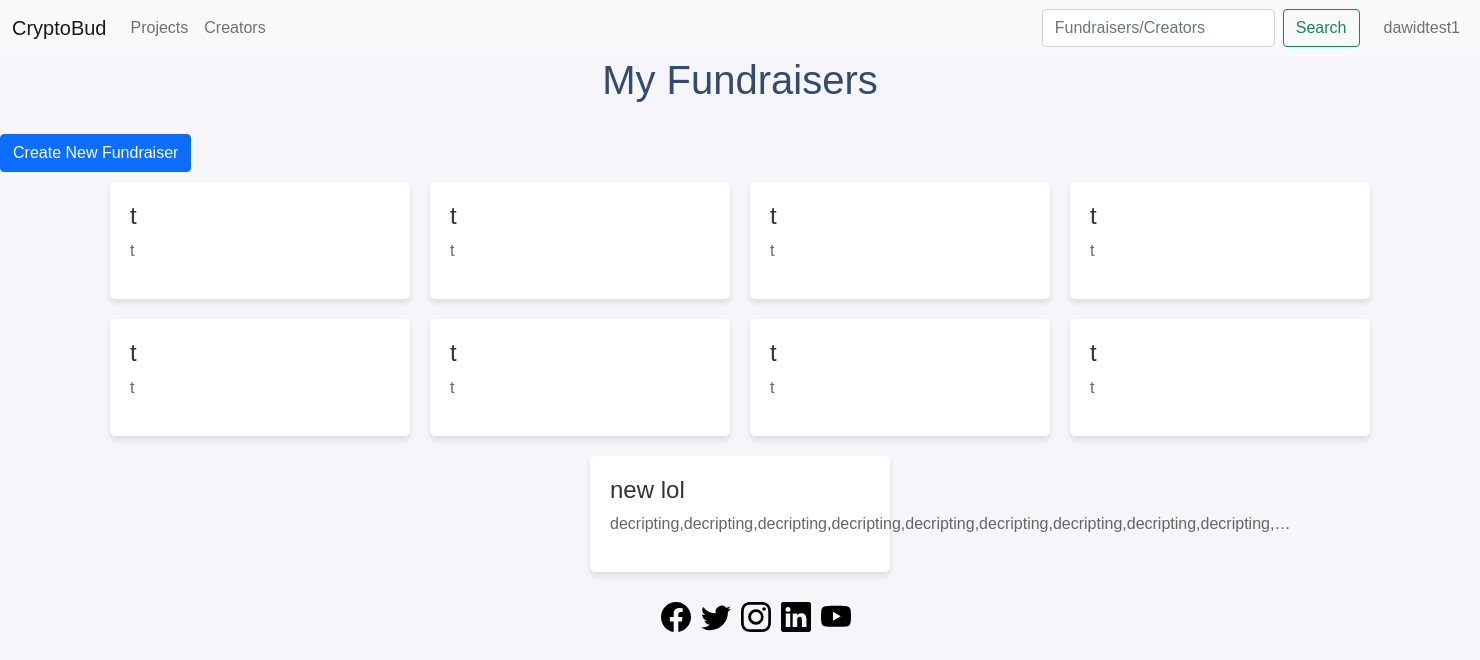
/Crowdfunding/my_fundraisers/ (signed in), run on the app's committed database.
### Crowdfunding/models.py (models this page shows, shortened)
class Fundraiser(models.Model):
    title = models.CharField(max_length=100)
    description = models.TextField()
    goal = models.DecimalField(max_digits=10, decimal_places=2)
    crypto_address = models.CharField(max_length=42)
    start_date = models.DateField(auto_now_add=True)
    end_date = models.DateField()
    creator = models.ForeignKey(User, on_delete=models.CASCADE)
    image = models.ImageField(upload_to='fundraiser_images/')

### Crowdfunding/views.py (the view)
# urls.py: path('my_fundraisers/', my_fundraisers, name='my_fundraisers'),
@login_required
def my_fundraisers(request):
    fundraisers = Fundraiser.objects.filter(creator=request.user)
    return render(request, 'my_fundraisers.html', {'fundraisers': fundraisers})

### Crowdfunding/templates/my_fundraisers.html
{% extends "base.html" %}
{% load static %}
{% block content %}
<link rel="stylesheet" href="{% static 'css/styles_crowdfunding.css' %}">
<link rel="stylesheet" href="{% static 'css/styles_my_fundraisers.css' %}">
  <h1>My Fundraisers</h1>
  <a href="{% url 'crowdfunding:create_fundraiser' %}" class="btn btn-primary">Create New Fundraiser</a>
  <div class="fundraisers-list">
    {% for fundraiser in fundraisers %}
      <div class="fundraiser">
        <h3><a href="{% url 'crowdfunding:fundraiser_detail' fundraiser_id=fundraiser.id %}">{{ fundraiser.title }}</a></h3>
        <p>{{ fundraiser.description|truncatechars:100 }}</p>
      </div>
    {% empty %}
      <p>No fundraisers found.</p>
    {% endfor %}
  </div>
{% endblock %}

### templates/base.html (shortened to what this page needs)
<!DOCTYPE html>
<html lang="en">
<head>
    {% load static %}
    <link href="https://cdn.jsdelivr.net/npm/bootstrap@5.0.2/dist/css/bootstrap.min.css" rel="stylesheet">
    <link rel="stylesheet" href="{% static 'css/styles_global.css' %}">
</head>
<body>
  <nav class="navbar navbar-expand-lg navbar-light bg-light">
      <div class="container-fluid">
          <a class="navbar-brand" href="#">CryptoBud</a>
          <div class="collapse navbar-collapse" id="navbarNav">
              <ul class="navbar-nav">
                  <li class="nav-item">
                      <a class="nav-link" href="#">Projects</a>
                  </li>
                  <li class="nav-item">
                      <a class="nav-link" href="Creator/create">Creators</a>
                  </li>
              </ul>
              <form class="d-flex align-content-end ms-auto">
                  <input class="form-control me-2" type="search" placeholder="Fundraisers/Creators" aria-label="Search">
                  <button class="btn btn-outline-success" type="submit">Search</button>
              </form>
              <ul class="navbar-nav align-content-end ms-3">
                {% if user.is_authenticated %}
                  <li class="nav-item">
                    <a class="nav-link" href="#" id="username-link">{{ user.username }}</a>
                  </li>
                {% endif %}
              </ul>
          </div>
      </div>
  </nav>
{% load static %}
    {% block content %}
    {% endblock content %}
    <footer>
      <ul class="social-icons">
        <li><a href="https://www.facebook.com/" class="facebook" target="_blank" rel="noopener"></a></li>
        <li><a href="https://twitter.com/" class="twitter" target="_blank" rel="noopener"></a></li>
        <li><a href="https://www.instagram.com/" class="instagram" target="_blank" rel="noopener"></a></li>
        <li><a href="https://www.linkedin.com/" class="linkedin" target="_blank" rel="noopener"></a></li>
        <li><a href="https://www.youtube.com/" class="youtube" target="_blank" rel="noopener"></a></li>
      </ul>
    </footer>
</body>
</html>

### static/css/styles_global.css (style rules this page uses)
body { font-family: Arial, sans-serif; margin: 0; padding: 0; background-color: #f5f5fa; color: #344b6c; }
.navbar-nav .nav-item { position: relative; }
.social-icons { display: flex; justify-content: center; margin-top: 20px; }
.social-icons li { list-style: none; margin-right: 10px; }
.social-icons li:last-child { margin-right: 0; }
.social-icons a { display: inline-block; width: 30px; height: 30px; background-repeat: no-repeat; background-position: center center; background-size: contain; transition: transform 0.2s ease-in-out; }
.linkedin { display: inline-block; width: 30px; height: 30px; background-repeat: no-repeat; background-position: center center; background-size: contain; transition: transform 0.2s ease-in-out; }

### Crowdfunding/static/css/styles_crowdfunding.css (style rules this page uses)
form input { width: 100%; padding: 0.5rem; box-sizing: border-box; border: 1px solid #ccc; border-radius: 4px; }

### Crowdfunding/static/css/styles_my_fundraisers.css (style rules this page uses)
body { font-family: Arial, sans-serif; }
h1 { text-align: center; margin-bottom: 30px; }
.fundraisers-list { display: flex; justify-content: center; flex-wrap: wrap; }
.fundraiser { background-color: white; padding: 20px; box-shadow: 0 4px 6px rgba(0, 0, 0, 0.1); margin: 10px; width: 300px; border-radius: 5px; box-sizing: border-box; }
.fundraiser h3 { margin-top: 0; font-size: 24px; }
.fundraiser h3 a { color: #333; text-decoration: none; }
.fundraiser p { font-size: 16px; color: #666; }

### data on the page
Fundraiser: title "t", description "t"
Fundraiser: title "t", description "t"
Fundraiser: title "t", description "t"
Fundraiser: title "t", description "t"
Fundraiser: title "t", description "t"
Fundraiser: title "t", description "t"
Fundraiser: title "t", description "t"
Fundraiser: title "t", description "t"
Fundraiser: title "new lol", description "decripting,decripting,decripting,decripting,decripting,decripting,decripting,decripting,decripting,…"

### other printed values
{{ user.username }} "dawidtest1"
